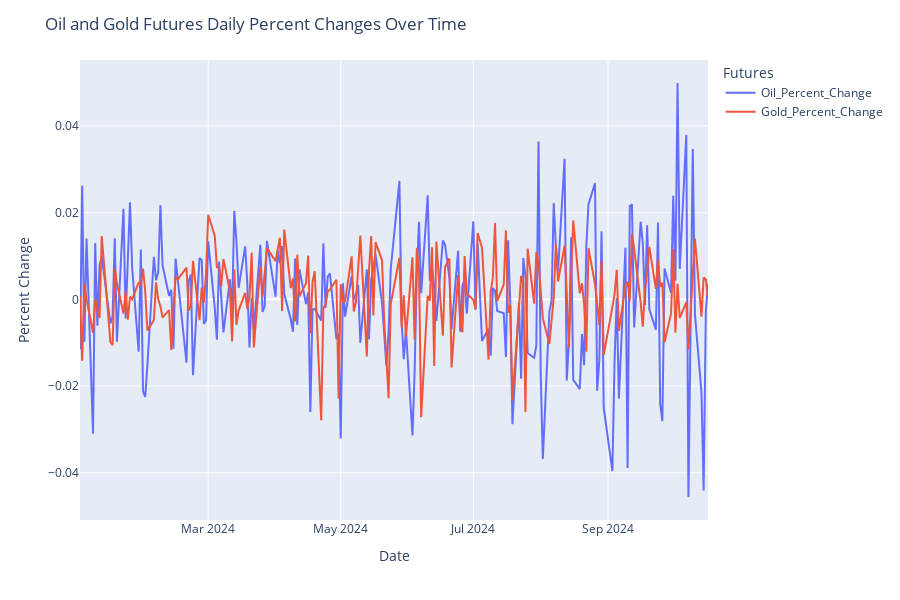

Here is the notebook cell this chart was saved with:
### Markdown cell above
This tells us there is is very little correlation between the two since the scores are very close to 0, meaning there is little to no correlation.

Finally, lets take a look at the change in price from the previous day, denoted as a percent change where it is positive if the price increased since the previous day, and negative if it decreased from the previous day.

### Code cell
# File paths for the uploaded Excel files
oil_file_path = '/Users/AlanWei1/Documents/Ascend Pan-Asian Leaders/Crude Oil Future Prices Dataset.xlsm'
gold_file_path = '/Users/AlanWei1/Documents/Ascend Pan-Asian Leaders/Gold Future Prices Dataset.xlsm'

# Load the excel files into pandas DataFrames
oil_df = pd.read_excel(oil_file_path)
gold_df = pd.read_excel(gold_file_path)

# Extract relevant columns: 'Time' and '%Chg' (which is in Column G)
oil_df = oil_df[['Time', '%Chg']].rename(columns={'%Chg': 'Oil_Percent_Change'})
gold_df = gold_df[['Time', '%Chg']].rename(columns={'%Chg': 'Gold_Percent_Change'})

# Convert 'Time' to datetime format
oil_df['Time'] = pd.to_datetime(oil_df['Time'])
gold_df['Time'] = pd.to_datetime(gold_df['Time'])

# Merge the two datasets on 'Time', keeping only the times where both percent changes are available
merged_pct_df = pd.merge(oil_df, gold_df, on='Time', how='inner')

# Display the table of datapoints (oil and gold percent changes)
print(merged_pct_df[['Time', 'Oil_Percent_Change', 'Gold_Percent_Change']].to_string(index=False))

# Plot the percent changes for both oil and gold
fig = px.line(merged_pct_df, x='Time', y=['Oil_Percent_Change', 'Gold_Percent_Change'], labels={
    'Time': 'Date',
    'value': 'Percent Change',
    'variable': 'Futures Percent Change'
})

# Update the layout for better readability
fig.update_layout(
    title="Oil and Gold Futures Daily Percent Changes Over Time",
    xaxis_title="Date",
    yaxis_title="Percent Change",
    legend_title="Futures",
    width=900,
    height=600
)

# Show the plot
fig.show()

### Figure 1 — Plotly figure (JSON) as saved in the notebook; plotly's stock layout.template omitted (floating-point values rounded to 4 significant figures; data arrays with more than 128 entries replaced by an {"elided": "..."} marker saying what was removed)
{"data": [{"hovertemplate": "Futures Percent Change=Oil_Percent_Change<br>Date=%{x}<br>Percent Change=%{y}<extra></extra>", "legendgroup": "Oil_Percent_Change", "line": {"color": "#636efa", "dash": "solid"}, "marker": {"symbol": "circle"}, "mode": "lines", "name": "Oil_Percent_Change", "orientation": "v", "showlegend": true, "type": "scatter", "x": {"elided": "201 str values"}, "xaxis": "x", "y": {"elided": "201 float values"}, "yaxis": "y"}, {"hovertemplate": "Futures Percent Change=Gold_Percent_Change<br>Date=%{x}<br>Percent Change=%{y}<extra></extra>", "legendgroup": "Gold_Percent_Change", "line": {"color": "#EF553B", "dash": "solid"}, "marker": {"symbol": "circle"}, "mode": "lines", "name": "Gold_Percent_Change", "orientation": "v", "showlegend": true, "type": "scatter", "x": {"elided": "201 str values"}, "xaxis": "x", "y": {"elided": "201 float values"}, "yaxis": "y"}], "layout": {"height": 600, "legend": {"title": {"text": "Futures"}, "tracegroupgap": 0}, "margin": {"t": 60}, "title": {"text": "Oil and Gold Futures Daily Percent Changes Over Time"}, "width": 900, "xaxis": {"anchor": "y", "domain": [0, 1], "title": {"text": "Date"}}, "yaxis": {"anchor": "x", "domain": [0, 1], "title": {"text": "Percent Change"}}}}
